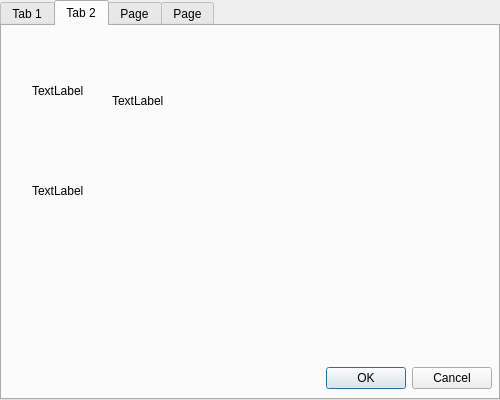
<?xml version="1.0" encoding="UTF-8"?>
<ui version="4.0">
 <class>DialogCreateNewItemInTimeTab</class>
 <widget class="QDialog" name="DialogCreateNewItemInTimeTab">
  <property name="geometry">
   <rect>
    <x>0</x>
    <y>0</y>
    <width>500</width>
    <height>400</height>
   </rect>
  </property>
  <property name="windowTitle">
   <string>Dialog</string>
  </property>
  <widget class="QTabWidget" name="DialogCreateNewItemInTimeTabtabWidget">
   <property name="geometry">
    <rect>
     <x>0</x>
     <y>0</y>
     <width>500</width>
     <height>400</height>
    </rect>
   </property>
   <property name="currentIndex">
    <number>1</number>
   </property>
   <widget class="QWidget" name="CreateNewItemChooseTab">
    <attribute name="title">
     <string>Tab 1</string>
    </attribute>
    <widget class="QDialogButtonBox" name="CreateNewItemChooseTabButtonBox">
     <property name="geometry">
      <rect>
       <x>0</x>
       <y>340</y>
       <width>490</width>
       <height>25</height>
      </rect>
     </property>
     <property name="standardButtons">
      <set>QDialogButtonBox::Cancel|QDialogButtonBox::Ok</set>
     </property>
    </widget>
    <widget class="QRadioButton" name="CreateNewItemChooseTabRadioButtonRandomList">
     <property name="geometry">
      <rect>
       <x>50</x>
       <y>110</y>
       <width>191</width>
       <height>22</height>
      </rect>
     </property>
     <property name="font">
      <font>
       <pointsize>14</pointsize>
      </font>
     </property>
     <property name="text">
      <string>Create random list</string>
     </property>
    </widget>
    <widget class="QRadioButton" name="CreateNewItemChooseTabRadioButtonDayList">
     <property name="geometry">
      <rect>
       <x>50</x>
       <y>160</y>
       <width>181</width>
       <height>22</height>
      </rect>
     </property>
     <property name="font">
      <font>
       <pointsize>14</pointsize>
      </font>
     </property>
     <property name="text">
      <string>Create day list</string>
     </property>
    </widget>
    <widget class="QRadioButton" name="CreateNewItemChooseTabRadioButtonWeekList">
     <property name="geometry">
      <rect>
       <x>50</x>
       <y>210</y>
       <width>161</width>
       <height>22</height>
      </rect>
     </property>
     <property name="font">
      <font>
       <pointsize>14</pointsize>
      </font>
     </property>
     <property name="text">
      <string>Create week list</string>
     </property>
    </widget>
   </widget>
   <widget class="QWidget" name="CreateNewWeekListTab">
    <attribute name="title">
     <string>Tab 2</string>
    </attribute>
    <widget class="QDialogButtonBox" name="CreateNewWeekListTabButtonBox">
     <property name="geometry">
      <rect>
       <x>0</x>
       <y>340</y>
       <width>490</width>
       <height>25</height>
      </rect>
     </property>
     <property name="standardButtons">
      <set>QDialogButtonBox::Cancel|QDialogButtonBox::Ok</set>
     </property>
    </widget>
    <widget class="QLabel" name="label">
     <property name="geometry">
      <rect>
       <x>30</x>
       <y>10</y>
       <width>220</width>
       <height>110</height>
      </rect>
     </property>
     <property name="text">
      <string>TextLabel</string>
     </property>
    </widget>
    <widget class="QLabel" name="label_2">
     <property name="geometry">
      <rect>
       <x>30</x>
       <y>110</y>
       <width>220</width>
       <height>110</height>
      </rect>
     </property>
     <property name="text">
      <string>TextLabel</string>
     </property>
    </widget>
    <widget class="QLabel" name="label_3">
     <property name="geometry">
      <rect>
       <x>110</x>
       <y>50</y>
       <width>100</width>
       <height>50</height>
      </rect>
     </property>
     <property name="text">
      <string>TextLabel</string>
     </property>
    </widget>
   </widget>
   <widget class="QWidget" name="CreateNewDayListTab">
    <attribute name="title">
     <string>Page</string>
    </attribute>
    <widget class="QDialogButtonBox" name="CreateNewDayListTabButtonBox">
     <property name="geometry">
      <rect>
       <x>0</x>
       <y>340</y>
       <width>490</width>
       <height>25</height>
      </rect>
     </property>
     <property name="standardButtons">
      <set>QDialogButtonBox::Cancel|QDialogButtonBox::Ok</set>
     </property>
    </widget>
   </widget>
   <widget class="QWidget" name="CreateNewRandomListTab">
    <attribute name="title">
     <string>Page</string>
    </attribute>
    <widget class="QDialogButtonBox" name="CreateNewRandomListTabButtonBox">
     <property name="geometry">
      <rect>
       <x>0</x>
       <y>340</y>
       <width>490</width>
       <height>25</height>
      </rect>
     </property>
     <property name="standardButtons">
      <set>QDialogButtonBox::Cancel|QDialogButtonBox::Ok</set>
     </property>
    </widget>
   </widget>
  </widget>
 </widget>
 <resources/>
 <connections/>
</ui>
